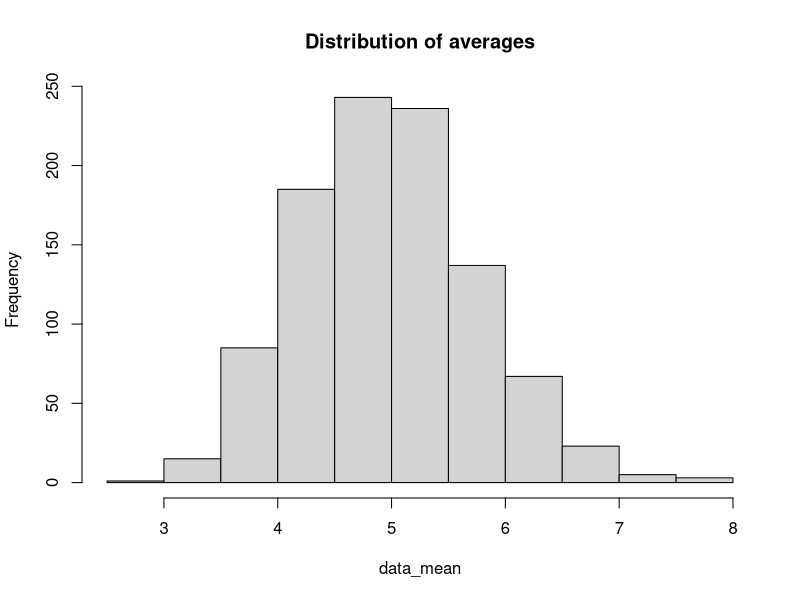
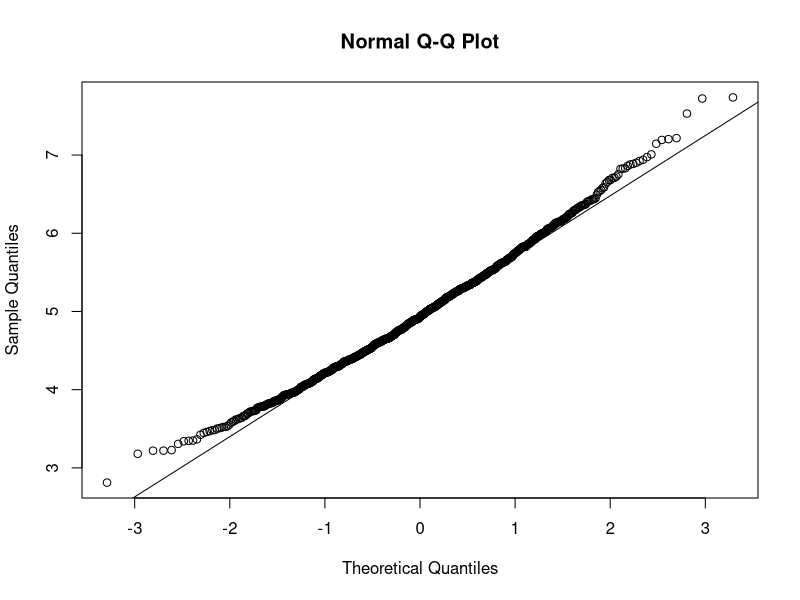

Write the R code that produced these figures, in order.
## ---- chunk 1
numberOfSimulations <- 1000
n <- 40
lambda <- 0.2
set.seed(1234)
data <- matrix(rexp(numberOfSimulations * n, rate=lambda), numberOfSimulations)
# take the mean or average of the generated data
data_mean <- apply(data, 1, mean)
## ---- chunk 2
theory_mean <- 1/lambda
theory_mean
simulatedDistribution_mean <- round(mean(data_mean), 3)
simulatedDistribution_mean
## ---- chunk 3
samVariance <- round(var(data_mean), 3)
samStDev <- round(sd(data_mean), 3)

theoryVariance <- round(((1/lambda)^2)/n, 3)
theoryStDev <- round((1/lambda)/sqrt(n), 3)


## ---- chunk 4
df <- rbind(c(simulatedDistribution_mean, samVariance, samStDev), c(theory_mean, theoryVariance, theoryStDev))

row.names(df) <- c("Sample", "Theoretical")
colnames(df) <- c("Mean", "Variance", "Stand Dev")
df
## ---- chunk 5
hist(data_mean, main="Distribution of averages")
## ---- chunk 6
qqnorm(data_mean); qqline(data_mean)
